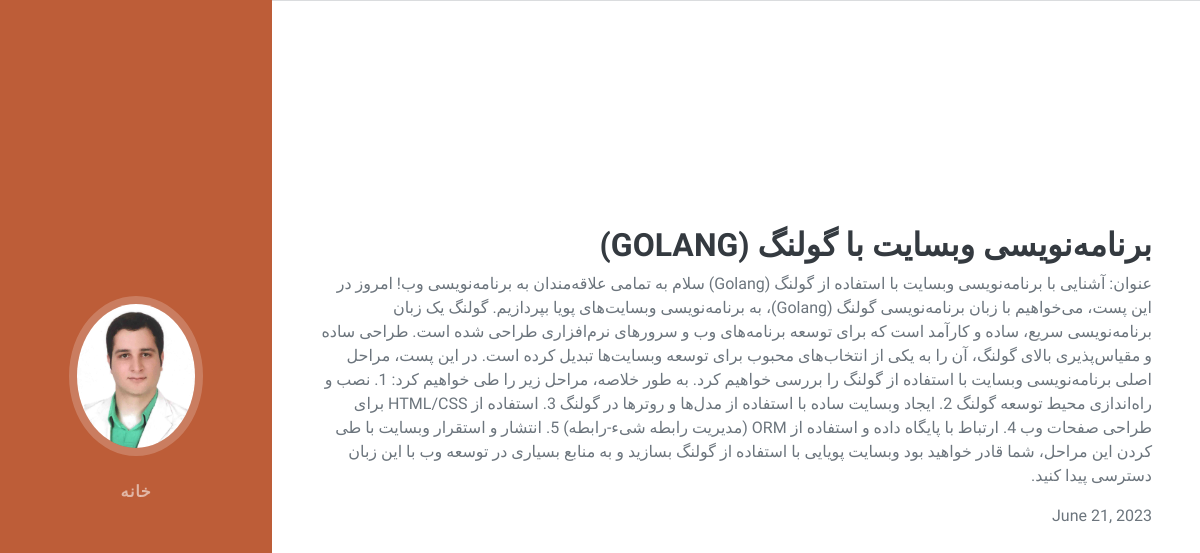
Page /blog/2 on the committed database.
### blog/models.py (models this page shows, shortened)
class Blog(models.Model):
    title = models.CharField(max_length=50)
    description = models.TextField()
    date = models.DateField()

### blog/views.py (the view)
# urls.py: path('<int:blog_id>', views.blog_detail, name="blog_detail")
def blog_detail(request, blog_id):
    blog = get_object_or_404(Blog, id=blog_id)
    context = {
        'blog': blog
    }
    return render(request, 'blog/blog_detail.html', context)

### blog/templates/blog/blog_detail.html (shortened to what this page needs)
<!DOCTYPE html>
{% load static %}
<html lang="fa">
<head>
        <link href="{% static '/css/styles.css'%}" rel="stylesheet" />
</head>
<body id="page-top">
  <nav class="navbar navbar-expand-lg navbar-dark bg-primary fixed-top" id="sideNav">
    <a class="navbar-brand js-scroll-trigger" href="#page-top">
      <span class="d-none d-lg-block">
        <img class="img-fluid img-profile rounded-circle mx-auto mb-2" src="{% static 'img/profile.jpg' %}" alt="">
      </span>
    </a>
    <div class="collapse navbar-collapse" id="navbarSupportedContent">
      <ul class="navbar-nav">
        <li class="nav-item">
          <a class="nav-link js-scroll-trigger" href="{% url 'index' %}">خانه</a>
        </li>
      </ul>
    </div>
  </nav>
    <section dir="rtl" class="resume-section p-3 p-lg-5 d-flex align-items-center" id="interests">
      <div class="w-100">
        <h3 class="mb-2">{{ blog.title }}</h3>
        <p>{{ blog.description }}</p>
        <p class="mb-0">{{ blog.date }}</p><br><br>
      </div>
    </section>
</body>
</html>

### rows in the picture
Blog: title "برنامه‌نویسی وبسایت با گولنگ (GOLANG)", description "عنوان: آشنایی با برنامه‌نویسی وبسایت با استفاده از گولنگ (Golang) سلام به تمامی علاقه‌مندان به برنامه‌نویسی وب! امروز در این پست، می‌خواهیم با زبان برنامه‌نویسی گولنگ (Golang)، به برنامه‌نویسی وبسایت‌های پویا بپردازیم. گولنگ یک زبان برنامه‌نویسی سریع، ساده و کارآمد است که برای توسعه برنامه‌های وب و سرورهای نرم‌افزاری طراحی شده است. طراحی ساده و مقیاس‌پذیری بالای گولنگ، آن را به یکی از انتخاب‌های محبوب برای توسعه وبسایت‌ها تبدیل کرده است. در این پست، مراحل اصلی برنامه‌نویسی وبسایت با استفاده از گولنگ را بررسی خواهیم کرد. به طور خلاصه، مراحل زیر را طی خواهیم کرد: 1. نصب و راه‌اندازی محیط توسعه گولنگ 2. ایجاد وبسایت ساده با استفاده از مدل‌ها و روترها در گولنگ 3. استفاده از HTML/CSS برای طراحی…", date "June 21, 2023"
